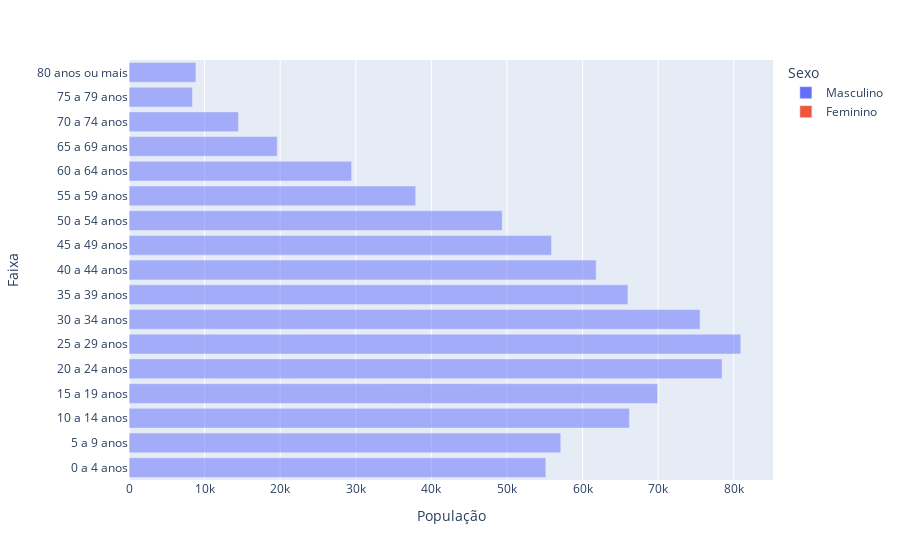

This figure's notebook cell:
### Code cell
fig.update_xaxes(rangemode='nonnegative')

### Figure 1 — Plotly figure (JSON) as saved in the notebook; plotly's stock layout.template omitted (floating-point values rounded to 4 significant figures)
{"data": [{"alignmentgroup": "True", "hovertemplate": "Sexo=Masculino<br>População=%{x}<br>Faixa=%{y}<extra></extra>", "legendgroup": "Masculino", "marker": {"color": "#636efa", "opacity": 0.5}, "name": "Masculino", "offsetgroup": "Masculino", "orientation": "h", "showlegend": true, "textposition": "auto", "type": "bar", "x": [55140, 57117, 66202, 69937, 78456, 80932, 75543, 66004, 61799, 55899, 49377, 37926, 29451, 19608, 14476, 8394, 8853], "xaxis": "x", "y": ["0 a 4 anos", "5 a 9 anos", "10 a 14 anos", "15 a 19 anos", "20 a 24 anos", "25 a 29 anos", "30 a 34 anos", "35 a 39 anos", "40 a 44 anos", "45 a 49 anos", "50 a 54 anos", "55 a 59 anos", "60 a 64 anos", "65 a 69 anos", "70 a 74 anos", "75 a 79 anos", "80 anos ou mais"], "yaxis": "y"}, {"alignmentgroup": "True", "hovertemplate": "Sexo=Feminino<br>População=%{x}<br>Faixa=%{y}<extra></extra>", "legendgroup": "Feminino", "marker": {"color": "#EF553B", "opacity": 0.5}, "name": "Feminino", "offsetgroup": "Feminino", "orientation": "h", "showlegend": true, "textposition": "auto", "type": "bar", "x": [-53074, -54737, -63946, -69195, -79740, -84698, -79801, -72075, -68720, -66478, -60194, -46586, -37657, -25522, -21092, -14744, -18532], "xaxis": "x", "y": ["0 a 4 anos", "5 a 9 anos", "10 a 14 anos", "15 a 19 anos", "20 a 24 anos", "25 a 29 anos", "30 a 34 anos", "35 a 39 anos", "40 a 44 anos", "45 a 49 anos", "50 a 54 anos", "55 a 59 anos", "60 a 64 anos", "65 a 69 anos", "70 a 74 anos", "75 a 79 anos", "80 anos ou mais"], "yaxis": "y"}], "layout": {"autosize": true, "barmode": "overlay", "legend": {"title": {"text": "Sexo"}, "tracegroupgap": 0}, "margin": {"t": 60}, "xaxis": {"anchor": "y", "autorange": true, "domain": [0, 1], "range": [0, 85190.0], "rangemode": "nonnegative", "title": {"text": "População"}, "type": "linear"}, "yaxis": {"anchor": "x", "autorange": true, "domain": [0, 1], "range": [-0.5, 16.5], "title": {"text": "Faixa"}, "type": "category"}}}
